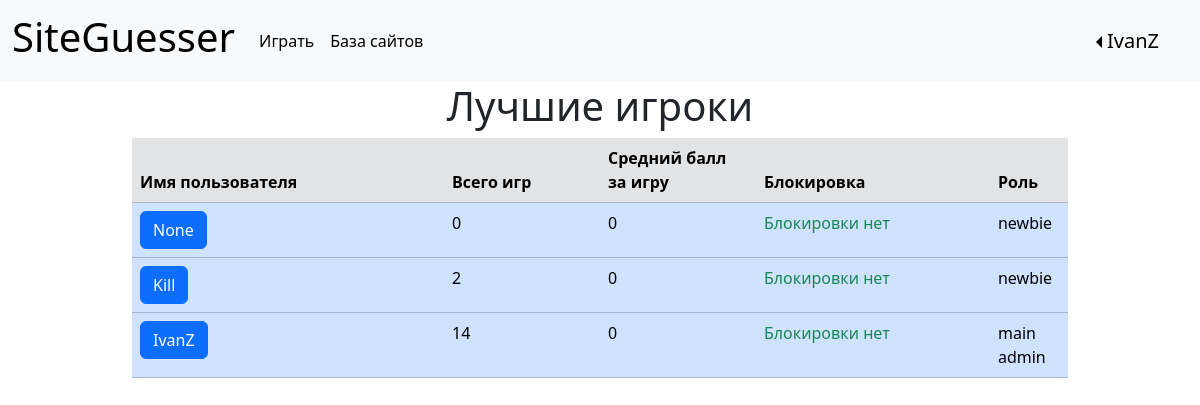
Page /user (signed in) on the earlier database version.
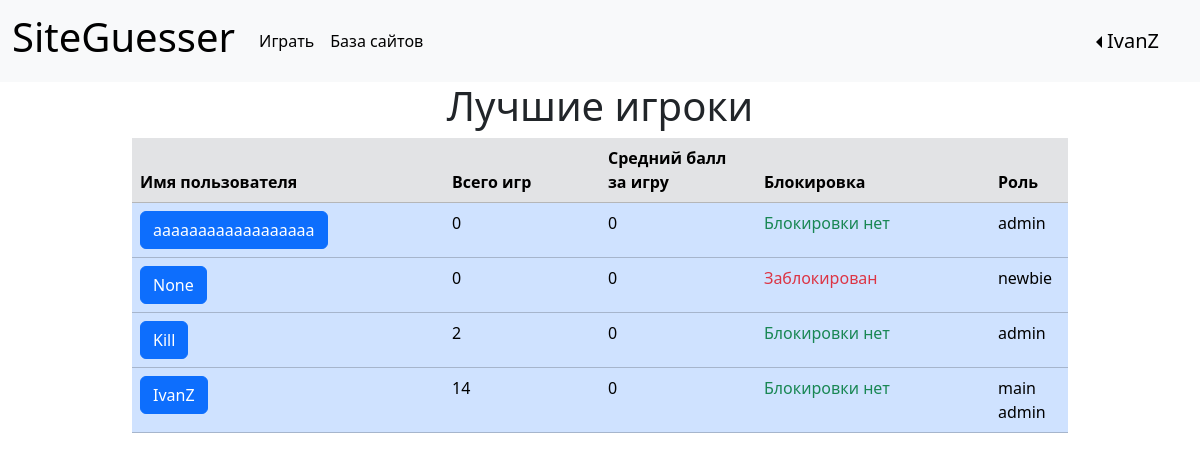
Same page on the later database version.
### data/users.py (models this page shows, shortened)
class User(SqlAlchemyBase, UserMixin, SerializerMixin):
    __tablename__ = 'user'
    id = sqlalchemy.Column(sqlalchemy.Integer,
                           primary_key=True, autoincrement=True)
    login = sqlalchemy.Column(sqlalchemy.String, unique=True, nullable=True)
    description = sqlalchemy.Column(sqlalchemy.String)  # описание
    role = sqlalchemy.Column(sqlalchemy.String, nullable=True, default="newbie")  # роль
    banned = sqlalchemy.Column(sqlalchemy.Boolean, nullable=True, default=False)  # бан
    created_date = sqlalchemy.Column(sqlalchemy.DateTime)
    modified_date = sqlalchemy.Column(sqlalchemy.DateTime)
    hashed_password = sqlalchemy.Column(sqlalchemy.String, nullable=True)
    statistic = orm.relationship("Statistic", back_populates='user', uselist=False)
    games = orm.relationship("Game", back_populates='user')
    website = orm.relationship("Website", back_populates='user')

### data/statistics.py (models this page shows)
class Statistic(SqlAlchemyBase, UserMixin, SerializerMixin):
    __tablename__ = 'statistic'
    id = sqlalchemy.Column(sqlalchemy.Integer,
                           primary_key=True, autoincrement=True)
    user_id = sqlalchemy.Column(sqlalchemy.Integer, sqlalchemy.ForeignKey("user.id"), nullable=True, unique=True)
    total_games = sqlalchemy.Column(sqlalchemy.Integer, nullable=True, default=0)  # общее количество сыгранных игр
    correct_answers = sqlalchemy.Column(sqlalchemy.Integer, nullable=True, default=0)  # количество правильных ответов
    wrong_answers = sqlalchemy.Column(sqlalchemy.Integer, nullable=True, default=0)  # количество неправильных ответов
    average_score = sqlalchemy.Column(sqlalchemy.Integer, nullable=True, default=0)  # средний балл за игру
    best_score = sqlalchemy.Column(sqlalchemy.Integer, nullable=True, default=0)  # лучший счёт
    user = orm.relationship('User')

### main.py (the view)
@app.route('/user', methods=['GET', 'POST'])
@login_required
def all_users():
    if not current_user.role == "main admin":
        return redirect("/")
    db_sess = db_session.create_session()
    params = {"title": "Все пользователи",
              "users": [user for user in
                        db_sess.query(User).order_by(
                            desc(User.login), desc(User.login)).all()]}
    return render_template("all_users.html", **params)

### data/db_session.py (called while the page is built)
def create_session() -> Session:
    global __factory
    return __factory()

### main.py (called while the page is built)
@login_manager.user_loader
def load_user(user_id):
    db_sess = db_session.create_session()
    return db_sess.query(User).get(user_id)

### templates/all_users.html
{% extends "base.html" %}
{% block content %}
<div class="main-body">
    <h1 class="text-center">Лучшие игроки</h1>
    <div class="container">
        <table class="table">
            <thead>
            <tr class="table-secondary">
                <th class="col-4" scope="col">Имя пользователя</th>
                <th class="col-2" scope="col">Всего игр</th>
                <th class="col-2" scope="col">Средний балл за игру</th>
                <th class="col-3" scope="col">Блокировка</th>
                <th class="col-3" scope="col">Роль</th>
            </tr>
            </thead>
            <tbody>
            {% for user in users %}
            <tr class="table-primary">
                <td><a class="btn btn-primary" href="/profile/{{ user.login }}" role="button">{{ user.login }}</a></td>
                <td>{{ user.statistic.total_games }}</td>
                <td>{{ user.statistic.average_score }}</td>
                <td>
                    {% if user.banned: %}
                    <div class="col-sm-9 text-danger">
                        Заблокирован
                    </div>
                    {% else: %}
                    <div class="col-sm-9 text-success">
                        Блокировки нет
                    </div>
                    {% endif %}
                </td>
                <td>{{ user.role }}</td>
            </tr>
            {% endfor %}
            </tbody>
        </table>
    </div>
</div>
{% endblock %}

### templates/base.html (shortened to what this page needs)
<!DOCTYPE html>
<html lang="ru">
<head>
    <link href="https://cdn.jsdelivr.net/npm/bootstrap@5.3.2/dist/css/bootstrap.min.css" rel="stylesheet"
>
    <link rel="stylesheet" type="text/css" href={{ url_for(
    'static', filename='css/style.css') }} />
</head>
<body>
<header>
    <nav class="navbar navbar-expand navbar-light bg-light">
        <div class="container-fluid">
            <a class="navbar-brand" href="/"><h1> SiteGuesser </h1></a>
            <div class="collapse navbar-collapse" id="navbarNav">
                <ul class="navbar-nav">
                    <li class="nav-item">
                        <a class="nav-link active" aria-current="page" href="/game">Играть</a>
                    </li>
                </ul>
                {% if current_user.role == "admin" or current_user.role == "main admin": %}
                <ul class="navbar-nav">
                    <li class="nav-item">
                        <a href="/websites" class="nav-link active" aria-current="page">База сайтов</a>
                    </li>
                </ul>
                {% endif %}
            </div>
            <div>
                {% if current_user.is_authenticated %}
                <div class="dropdown dropstart">
                    <button class="navbar-brand dropdown-toggle btn btn-outline-light"
                            id="dropdownMenuLink" data-bs-toggle="dropdown" aria-expanded="false">{{
                        current_user.login
                        }}
                    </button>
                </div>
                {% else %}
                <div class="d-grid gap-2 d-md-block">
                    <a class="btn btn-primary" href="/register">Регистрация</a>
                    <a class="btn btn-success" href="/login">Авторизоваться</a>
                </div>
                {% endif %}
            </div>
        </div>
    </nav>
</header>
{% block content %} {% endblock %}
</body>
</html>

Differences in the rows shown:
added User: login "aaaaaaaaaaaaaaaaaa", statistic.total_games "0", statistic.average_score "0", banned "Блокировки нет", role "admin"
changed User "None": banned "Блокировки нет" → "Заблокирован"
changed User "Kill": role "newbie" → "admin"
